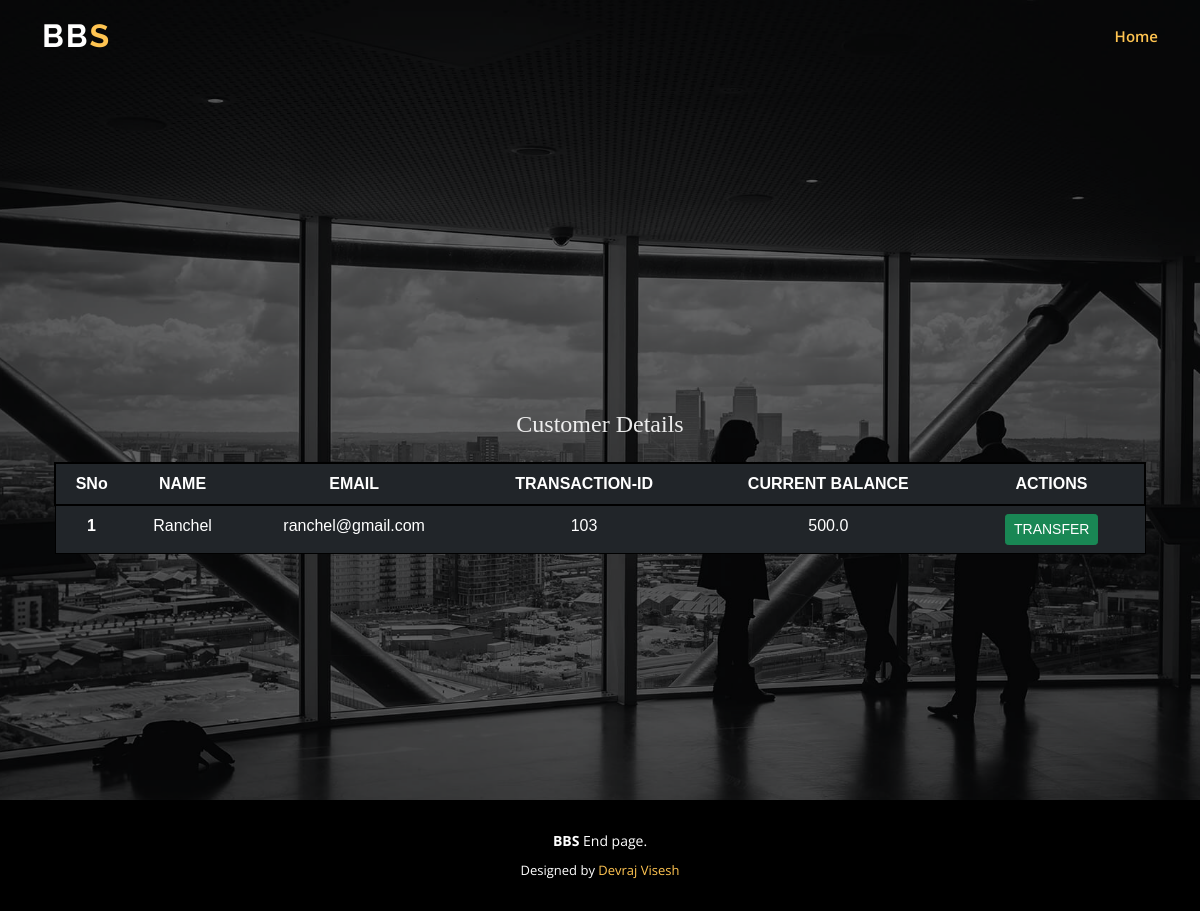
Page /view/3 on the committed database.
### tables this page shows
CREATE TABLE customer1
               (sno INTEGER,name TEXT,email TEXT,transactionid INTEGER,current REAL);

### code/bank.py (the view)
@app.route('/view/<int:sno>')
def viewcust(sno):
    conn = sqlite3.connect('bankdatabase.db')
    conn.row_factory = sqlite3.Row
    c = conn.cursor()
    c.execute("SELECT * FROM customer1 WHERE sno=" + str(sno))
    cust = c.fetchall()
    conn.commit()
    conn.close()
    return render_template('view_onecust.html', cust=cust)

### code/templates/view_onecust.html (shortened to what this page needs)
<!DOCTYPE html>
<html lang="en">
<head>
  <link href="{{ url_for('static', filename = 'assets/vendor/aos/aos.css') }}" rel="stylesheet">
  <link href="{{ url_for('static', filename = 'assets/vendor/bootstrap/css/bootstrap.min.css') }}" rel="stylesheet">
  <link href="{{ url_for('static', filename = 'assets/vendor/bootstrap-icons/bootstrap-icons.css') }}" rel="stylesheet">
  <link href="{{ url_for('static', filename = 'assets/vendor/boxicons/css/boxicons.min.css') }}" rel="stylesheet">
  <link href="{{ url_for('static', filename = 'assets/vendor/glightbox/css/glightbox.min.css') }}" rel="stylesheet">
  <link href="{{ url_for('static', filename = 'assets/vendor/remixicon/remixicon.css') }}" rel="stylesheet">
  <link href="{{ url_for('static', filename = 'assets/vendor/swiper/swiper-bundle.min.css') }}" rel="stylesheet">
  <link href="{{ url_for('static', filename = 'assets/css/style.css') }}" rel="stylesheet">
</head>
<body>
    <header id="header" class="fixed-top ">
        <div class="container d-flex align-items-center justify-content-lg-between">
            <h1 class="logo me-auto me-lg-0"><a href="/">BB<span>S</span></a></h1>
            <nav id="navbar" class="navbar order-last order-lg-0">
                <ul>
                    <li><a class="nav-link scrollto active" href="/" style="text-align: center;">Home</a></li>
                </ul>
            </nav>
        </div>
    </header>
    <section id="hero" class="d-flex align-items-center justify-content-center">
        <div class="container" data-aos="fade-up">
            {% block body %}
            <div class="container my-5" style="padding-top: 80px;">
                <table class="table table-dark">
                    <thead>
                        <b> <h2 style="font-family: 'Times New Roman', Times, serif;">Customer Details</h2></b>
                        <br>
                        <tr style="border: 2px solid black; font-family: Arial, Helvetica, sans-serif;">
                            <th scope="col">SNo</th>
                            <th scope="col">NAME</th>
                            <th scope="col">EMAIL</th>
                            <th scope="col">TRANSACTION-ID</th>
                            <th scope="col">CURRENT BALANCE</th>
                            <th scope="col">ACTIONS</th>
                        </tr>
                    </thead>
                    <tbody>
                        {% for details in cust %}
                        <tr style="border: 1px solid black; font-family: Arial, Helvetica, sans-serif;">
                            <th scope="row">{{loop.index}}</th>
                            <td scope="col">{{details["name"]}}</td>
                            <td scope="col">{{details["email"]}}</td>
                            <td scope="col">{{details["transactionid"]}}</td>
                            <td scope="col">{{details["current"]}}</td>
                            <td>
                                <a href="/inputinfo/{{details['sno']}}" type="button"
                                    class="btn btn-success btn-sm mx-2">TRANSFER</button>
                            </td>
                        </tr>
                        {% endfor %}
                    </tbody>
                </table>
            </div>
            {% endblock body %}
        </div>
    </section>
    <main id="main">
        <footer id="footer">
            <div class="container">
                <div class="copyright">
                    <strong><span>BBS</span></strong> End page.
                </div>
                <div class="credits">
                    Designed by <a href="">Devraj Visesh</a>
                </div>
            </div>
        </footer>
</body>
</html>

### code/templates/assets/css/style.css (style rules this page uses)
body { font-family: "Open Sans", sans-serif; color: #444444; }
a { color: #ffc451; text-decoration: none; }
h1, h2, h3, h4, h5, h6 { font-family: "Raleway", sans-serif; }
#header { transition: all 0.5s; z-index: 997; padding: 15px 0; }
#header .logo { font-size: 32px; margin: 0; padding: 0; line-height: 1; font-weight: 700; letter-spacing: 2px; text-transform: uppercase; }
#header .logo a { color: #fff; }
#header .logo a span { color: #ffc451; }
.navbar { padding: 0; }
.navbar ul { margin: 0; padding: 0; display: flex; list-style: none; align-items: center; }
.navbar li { position: relative; }
.navbar a { display: flex; align-items: center; justify-content: space-between; padding: 10px 0 10px 30px; font-size: 15px; font-weight: 600; color: #fff; white-space: nowrap; transition: 0.3s; }
.navbar a:hover, .navbar .active, .navbar li:hover > a { color: #ffc451; }
#hero { width: 100%; height: 100vh; background: url("../img/hero-bg.jpg") top center; background-size: cover; position: relative; }
#hero:before { content: ""; background: rgba(0, 0, 0, 0.6); position: absolute; bottom: 0; top: 0; left: 0; right: 0; }
#hero .container { position: relative; padding-top: 74px; text-align: center; }
#hero h2 { color: rgba(255, 255, 255, 0.9); margin: 10px 0 0 0; font-size: 24px; }
@media (min-width: 1024px) { #hero { background-attachment: fixed; } }
section { padding: 60px 0; overflow: hidden; }
#footer { background: black; padding: 0 0 30px 0; color: #fff; font-size: 14px; }
#footer .copyright { text-align: center; padding-top: 30px; }
#footer .credits { padding-top: 10px; text-align: center; font-size: 13px; color: #fff; }

### rows in the picture
customer1: name "Ranchel", email "ranchel@gmail.com", transactionid "103", current "500.0"
